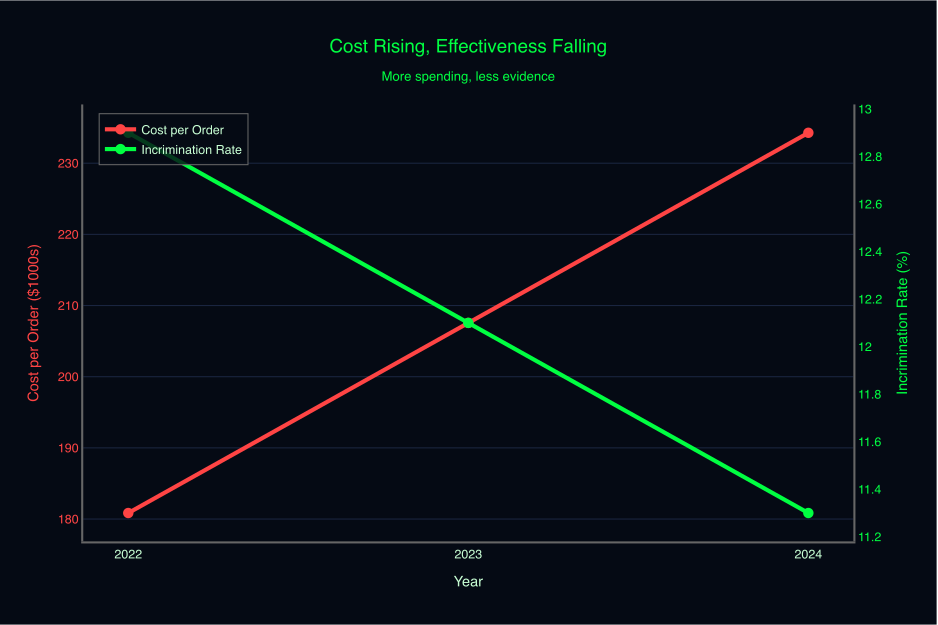

This figure's Python source:
#!/usr/bin/env python3
"""
Generate interactive divergence chart with animated SVG lines.
This creates the actual SVG elements that animate on scroll,
eliminating the need for overlay coordinates.
"""

import plotly.graph_objects as go
import pandas as pd

# Data: Cost per order vs Incrimination rate (2022-2024)
years = ['2022', '2023', '2024']
cost_per_order = [180.847, 207.559, 234.272]  # in thousands
incrimination_rate = [12.9, 12.1, 11.3]  # percentage

# Create figure with secondary y-axis
fig = go.Figure()

# Cost per order line (red, left axis)
fig.add_trace(go.Scatter(
    x=years,
    y=cost_per_order,
    name='Cost per Order',
    mode='lines+markers',
    line=dict(color='#ff4444', width=4),
    marker=dict(size=10, color='#ff4444'),
    yaxis='y1',
    hovertemplate='<b>%{x}</b><br>Cost: $%{y:.1f}K<extra></extra>'
))

# Incrimination rate line (green, right axis)
fig.add_trace(go.Scatter(
    x=years,
    y=incrimination_rate,
    name='Incrimination Rate',
    mode='lines+markers',
    line=dict(color='#00ff41', width=4),
    marker=dict(size=10, color='#00ff41'),
    yaxis='y2',
    hovertemplate='<b>%{x}</b><br>Rate: %{y:.1f}%<extra></extra>'
))

# Update layout with dual axes
fig.update_layout(
    title={
        'text': 'Cost Rising, Effectiveness Falling<br><sub>More spending, less evidence</sub>',
        'x': 0.5,
        'xanchor': 'center',
        'font': {'size': 18, 'color': '#00ff41', 'family': 'Helvetica'}
    },
    paper_bgcolor='#050a14',
    plot_bgcolor='#050a14',
    font=dict(family='Helvetica', color='#c8ffd4', size=12),
    xaxis=dict(
        title='Year',
        title_font_color='#c8ffd4',
        tickfont_color='#c8ffd4',
        showgrid=False,
        zeroline=False,
        linecolor='#666666',
        linewidth=2
    ),
    yaxis=dict(
        title='Cost per Order ($1000s)',
        title_font_color='#ff4444',
        tickfont_color='#ff4444',
        side='left',
        showgrid=True,
        gridcolor='#1a2540',
        zeroline=False,
        linecolor='#666666',
        linewidth=2
    ),
    yaxis2=dict(
        title='Incrimination Rate (%)',
        title_font_color='#00ff41',
        tickfont_color='#00ff41',
        side='right',
        showgrid=False,
        zeroline=False,
        linecolor='#666666',
        linewidth=2,
        overlaying='y'
    ),
    legend=dict(
        x=0.02,
        y=0.98,
        bgcolor='rgba(5, 10, 20, 0.8)',
        bordercolor='#666666',
        borderwidth=1
    ),
    hovermode='x unified',
    width=900,
    height=600,
    margin=dict(l=80, r=80, t=100, b=80)
)

# Export as HTML with Plotly.js
fig.write_html('ai2html-output/divergence_interactive.html')
print("✓ Generated: ai2html-output/divergence_interactive.html")

# Also export as PDF for reference
try:
    fig.write_image('divergence_interactive.pdf')
    print("✓ Generated: divergence_interactive.pdf")
except:
    print("⚠ PDF export skipped (kaleido not installed)")
